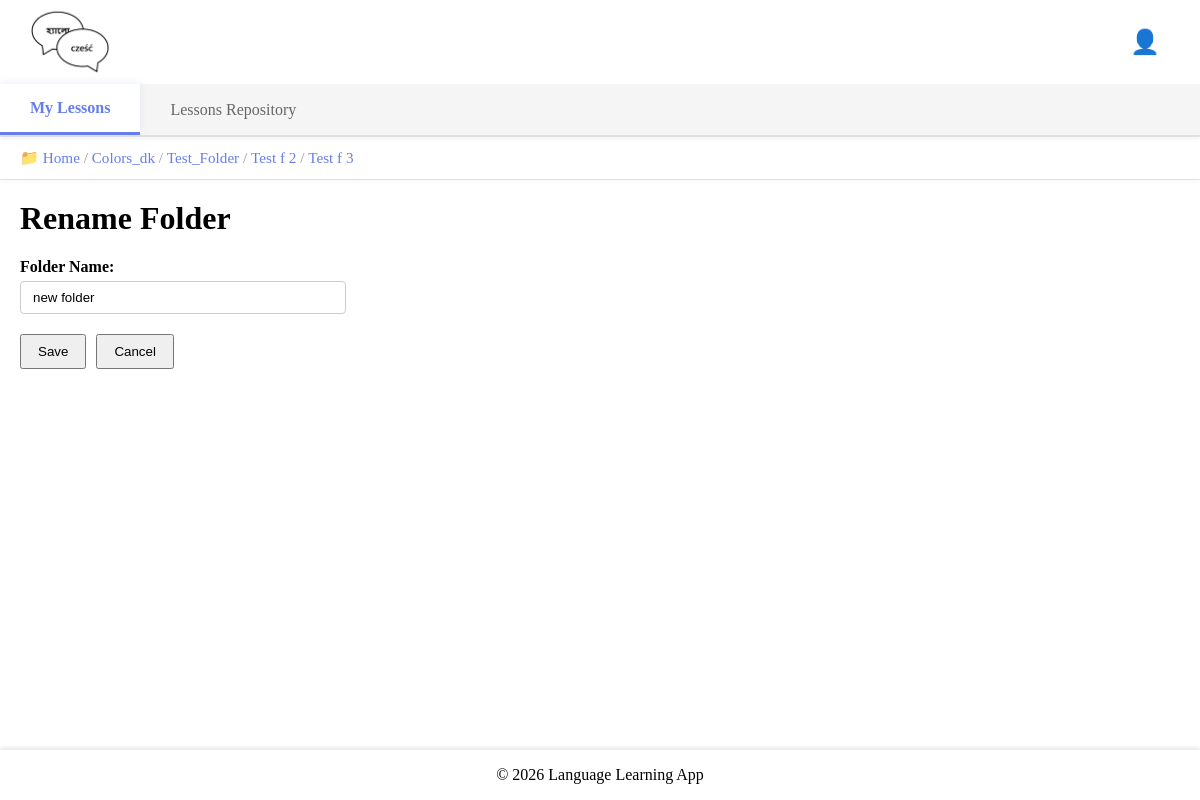
The app's page /rename-directory/13/ (signed in) with its own data.
### base/models.py (models this page shows, shortened)
class UserDirectory(models.Model):
    name = models.CharField(max_length=255)
    user = models.ForeignKey(
        User, on_delete=models.CASCADE, related_name="directories"
    )
    parent_directory = models.ForeignKey(
        "self",
        null=True,
        blank=True,
        on_delete=models.CASCADE,
        related_name="subdirectories",
    )
    is_root = models.BooleanField(default=False)
    created = models.DateTimeField(auto_now_add=True)
    updated = models.DateTimeField(auto_now=True)
    class Meta:
        ordering = ["name"]
        unique_together = ("user", "parent_directory", "name")
    def get_path(self):
        path = []
        current = self
        visited = set()
        while current is not None:
            if current.id in visited:
                break
            visited.add(current.id)
            path.insert(0, current)
            current = current.parent_directory
        return path

### base/views.py (the view)
# urls.py: path("rename-directory/<int:directory_id>/", views.renameDirectory, name="rename-directory"),
@login_required(login_url="login")
def renameDirectory(request, directory_id):
    directory = get_object_or_404(UserDirectory, id=directory_id, user=request.user)
    if directory.is_root:
        messages.error(request, "Cannot rename the Home folder.")
        return redirect("my-lessons")
    parent_id = directory.parent_directory.id if directory.parent_directory else None
    if request.method == "POST":
        form = UserDirectoryForm(
            request.POST,
            instance=directory,
            user=request.user,
            parent_directory=directory.parent_directory
        )
        if form.is_valid():
            form.save()
            messages.success(request, f"Folder renamed to '{directory.name}' successfully!")
            if parent_id:
                return redirect("my-lessons-directory", directory_id=parent_id)
            return redirect("my-lessons")
        else:
            for error in form.errors.values():
                messages.error(request, error[0])
    else:
        form = UserDirectoryForm(instance=directory, user=request.user, parent_directory=directory.parent_directory)
    breadcrumb_path = directory.parent_directory.get_path()
    context = {
        "form": form,
        "directory": directory,
        "breadcrumb_path": breadcrumb_path,
    }
    return render(request, "base/authenticated/my_lessons/fs_utils/rename_directory.html", context)

### base/forms.py (shortened to what this page needs)
class UserDirectoryForm(forms.ModelForm):
    class Meta:
        model = UserDirectory
        fields = ["name"]
        widgets = {
            "name": forms.TextInput(attrs={"autofocus": "autofocus", "placeholder": "Folder name"}),
        }
    def __init__(self, *args, user=None, parent_directory=None, **kwargs):
        super().__init__(*args, **kwargs)
        self.user = user
        self.parent_directory = parent_directory

### base/templates/base/authenticated/my_lessons/fs_utils/rename_directory.html (shortened to what this page needs)
{% extends 'base/layouts/my_lessons_layout.html' %}
{% block tab_content %}
<h1>Rename Folder</h1>
<form method="POST">
    <div class="form-group">
        <label for="id_name">Folder Name:</label>
        {{ form.name }}
    </div>
    <div class="form-actions">
        <button type="submit">Save</button>
        {% if directory.parent_directory %}
            <a href="{% url 'my-lessons-directory' directory.parent_directory.id %}">
                <button type="button">Cancel</button>
            </a>
        {% else %}
            <a href="{% url 'my-lessons' %}">
                <button type="button">Cancel</button>
            </a>
        {% endif %}
    </div>
</form>
{% endblock tab_content %}

### base/templates/base/layouts/includes/breadcrumb.html (shortened to what this page needs)
<nav class="breadcrumb-nav">
    <span>📁 </span>
    {% for dir in breadcrumb_path %}
        {% if dir.is_root %}
            <a href="{% url 'my-lessons' %}">{{ dir.name }}</a>
        {% else %}
            <a href="{% url 'my-lessons-directory' dir.id %}">{{ dir.name }}</a>
        {% endif %}
        {% if not forloop.last or breadcrumb_lesson %}
            <span> / </span>
        {% endif %}
    {% endfor %}
</nav>

### static/styles/main.css (style rules this page uses)
body { background-color: white; margin: 0; padding: 0; }

### base/templates/base/layouts/includes/breadcrumb.html (style rules this page uses)
.breadcrumb-nav { padding: 12px 20px; margin: 0; font-size: 0.95em; background: white; border-bottom: 1px solid #e0e0e0; position: sticky; top: 135px; z-index: 850; box-shadow: 0 2px 4px rgba(0,0,0,0.03); }
.breadcrumb-nav a { color: #667eea; text-decoration: none; font-weight: 500; }
.breadcrumb-nav span { color: #999; }

### base/templates/base/authenticated/my_lessons/fs_utils/rename_directory.html (style rules this page uses)
.form-group { margin-bottom: 15px; }
.form-group label { display: block; margin-bottom: 5px; font-weight: bold; }
.form-group input { padding: 8px 12px; border: 1px solid #ccc; border-radius: 4px; width: 300px; }
.form-actions { margin-top: 20px; display: flex; gap: 10px; }
.form-actions button { padding: 8px 16px; cursor: pointer; }

### records on screen
UserDirectory: name "Home"
UserDirectory: name "Colors_dk"
UserDirectory: name "Test_Folder"
UserDirectory: name "Test f 2"
UserDirectory: name "Test f 3"
UserDirectory: name "new folder"
